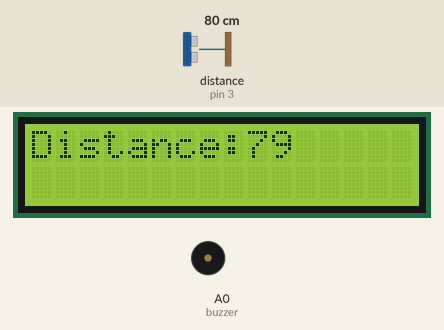
Simulated run of this sketch. Board: Arduino Uno, built with avr-gcc and run on an emulated ATmega328P. Parts: 16×2 character LCD, buzzer (waves = sounding, pin HIGH). Wiring (inferred from the names in the program): ultrasonic range finder: trigger pin 2; echo pin 3. Inputs (shaded band) come from the test bench; at power-on: distance to the obstacle (sensor on pin 3) 80 cm. The echo pulse lasts 58.3 µs per cm; WiFi joins after 1.5 s; servers stay silent unless stated; the modem accepts every AT command (registered, SIM ready, sends succeed) and sends nothing else; pins used as bus, display or sensor lines are not drawn; what the sketch prints to the serial monitor is not drawn.

Above: at 7.8 s.
7.9 s: distance to the obstacle (sensor on pin 3) set to 12 cm
At 9.7 s:
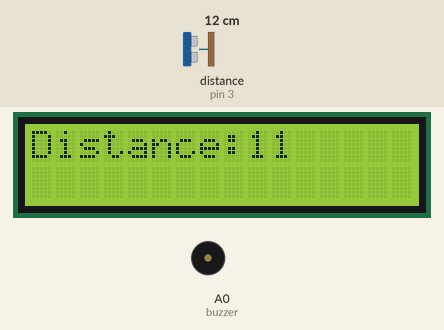
12.2 s: distance to the obstacle (sensor on pin 3) set to 9 cm
At 13.7 s:
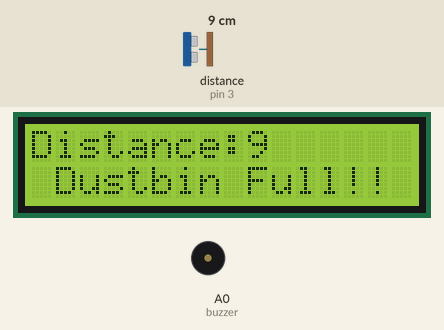
23.7 s: distance to the obstacle (sensor on pin 3) set to 2 cm
At 27.9 s:
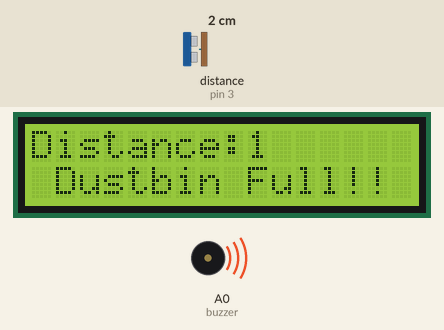
Timing chart, 0 to 34.4 s (numbered marks = the images above; inputs shaded):
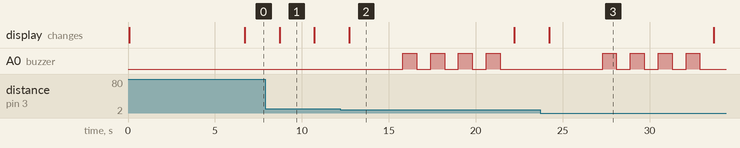

Measured:
- the behaviour switches between 11 and 10 cm on distance to the obstacle (sensor on pin 3) (found by bisection; images 1 and 2)
- after the input at 7.9 s, the display: changes after 0.81 s (image 1)
- after the input at 12.2 s, A0 (buzzer): alternates HIGH for 0.80 s and LOW for 0.80 s, 8 changes in all, then stays LOW, starting after 3.6 s; the display: changes after 0.54 s (image 2)
- after the input at 23.7 s, the display: changes after 0.53 s (image 3)
- what the display in image 1 shows lasts 2.0 s, from 8.7 s to 10.7 s
- what the display in image 2 shows lasts 9.5 s, from 12.7 s to 22.2 s

The sketch:

Garbage_Monitorin_System.ino
```cpp
#define BLYNK_DEBUG
#define BLYNK_TEMPLATE_ID "TMPL3u26PSuYY"
#define BLYNK_TEMPLATE_NAME "Garbage Monitoring System"
#define BLYNK_AUTH_TOKEN "xbwnZBlVm4O4DQ9L05AQax4tiV7X5REP"

#include<LiquidCrystal.h>
LiquidCrystal lcd(10,11,4,5,6,7);
int buzzer=A0;
#define BLYNK_PRINT Serial

#include <SoftwareSerial.h>
#include <ESP8266_Lib.h>
#include <BlynkSimpleShieldEsp8266.h>
int flag=0;

// Define SoftwareSerial for ESP8266
SoftwareSerial EspSerial(8, 9);
SoftwareSerial sim800l(12,13);

char auth[] = BLYNK_AUTH_TOKEN;
char ssid[] = "projectpulse";
char pass[] = "hailucky123";

#define ESP8266_BAUD 115200
ESP8266 wifi(&EspSerial);

const int trigPin = 2;
const int echoPin = 3;

void setup() {

  Serial.begin(9600);

  Serial.begin(9600);
  delay(10);
  lcd.begin(16,2);
  sim800l.begin(9600);
  pinMode(buzzer,OUTPUT);
  project_name();
  delay(10);
  EspSerial.begin(ESP8266_BAUD);
  delay(10);
EspSerial.println("ATE0");  // Send ATE0 to disable echo
delay(800);
  // Blynk setup
  Blynk.begin(auth, wifi, ssid, pass);

  // Initialize ultrasonic sensor pins
  pinMode(trigPin, OUTPUT);
  pinMode(echoPin, INPUT);
}

void loop() {

  long distance = measureDistance();
  lcd.clear();
  lcd.print("Distance:");
  lcd.print(distance);
  Serial.print("Distance:");
  Serial.println(distance);
  Blynk.virtualWrite(V0, distance);
  if(distance<10)
  {
    lcd.setCursor(0,1);
    lcd.print(" Dustbin Full!!");
    sendSMS("+916300074004", "Dustbin level is full clear it fastly!!");
    Blynk.logEvent("dustbin_alert","dustbin level is full clear it fastly!!");
    buzz();
    lcd.clear();

  }
  /*
  if(distance>30 && distance<50)
  {

    sendSMS("+916300074004", "dustbin level is medium clear it!!");
    Blynk.logEvent("dustbin_notification","dustbin level is medium clear it!!");
  }
  */
  Blynk.run();
  delay(2000);
}

void buzz()
{
  digitalWrite(buzzer,HIGH);
  delay(800);
  digitalWrite(buzzer,LOW);
  delay(800);
  digitalWrite(buzzer,HIGH);
  delay(800);
  digitalWrite(buzzer,LOW);
  delay(800);
  digitalWrite(buzzer,HIGH);
  delay(800);
  digitalWrite(buzzer,LOW);
  delay(800);
  digitalWrite(buzzer,HIGH);
  delay(800);
  digitalWrite(buzzer,LOW);
  delay(800);
}

long measureDistance() {
  digitalWrite(trigPin, LOW);
  delayMicroseconds(2);
  digitalWrite(trigPin, HIGH);
  delayMicroseconds(10);
  digitalWrite(trigPin, LOW);
  long duration = pulseIn(echoPin, HIGH);
  long distance = (duration / 2) * 0.0343;
  return distance;
}

void project_name() {
  lcd.setCursor(0,0);
  lcd.print("Garbage");
  lcd.setCursor(0,1);
  lcd.print("     Monitoring");
  delay(4000);
}
void sendSMS(const char* phoneNumber, const char* message) {
  sim800l.println("AT+CMGF=1"); // Set SMS mode to text
  delay(1000);
  sim800l.print("AT+CMGS=\"");
  sim800l.print(phoneNumber);
  sim800l.println("\"");
  delay(1000);
  sim800l.print(message);
  sim800l.write(0x1A); // Send Ctrl+Z to finish message
  delay(1000);
  Serial.println("SMS Sent");
}
```
